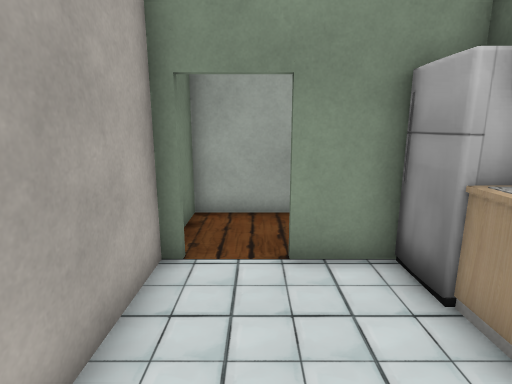
[1] (above)

12 first-person views from a walk through a 3-D level made in the Unity game engine. The camera is 1.5 m above the floor, tilts 12° down and sees 80° across. The floor is counted in squares, 0.6 m on a side. Each view is taken from the middle of a square. On the plan, view 1 faces up. The plan holds only what a view shows up to about 19 squares ahead; the rest is blank. The place goes on beyond the plan. The player is left out. Some surface patterns are stand-ins.

[2]
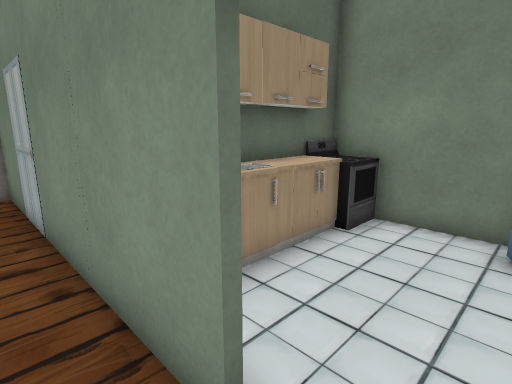

[3]
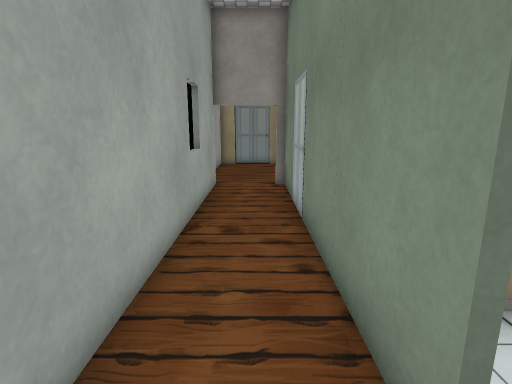

[4]
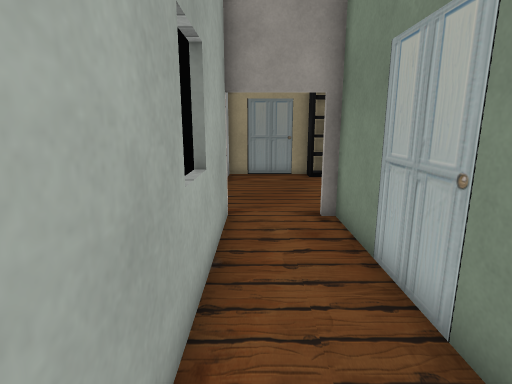

[5]
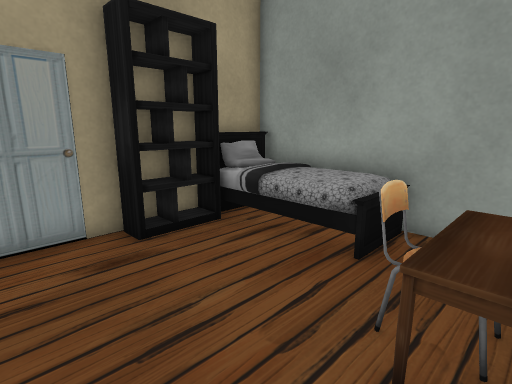

[6]
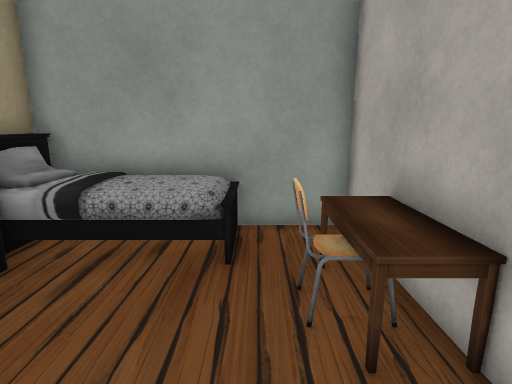

[7]
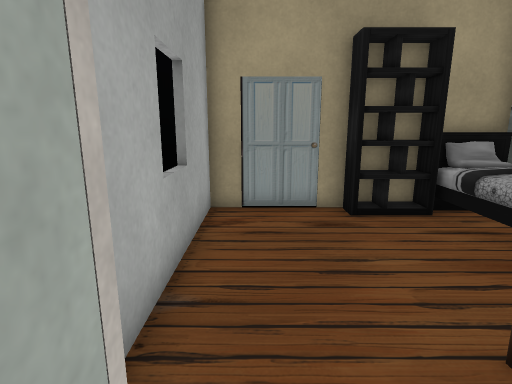

[8]
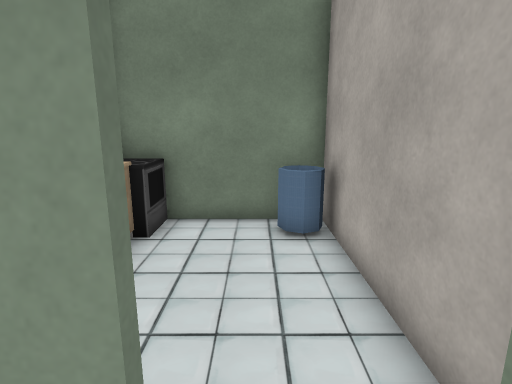

[9]
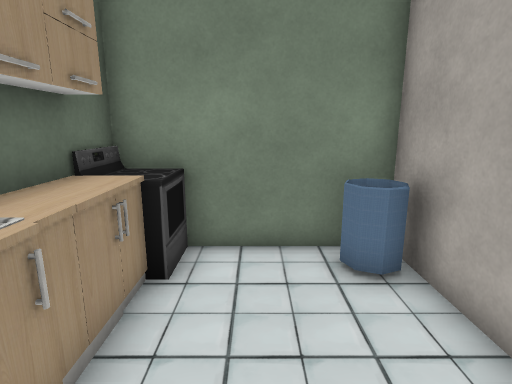

[10]
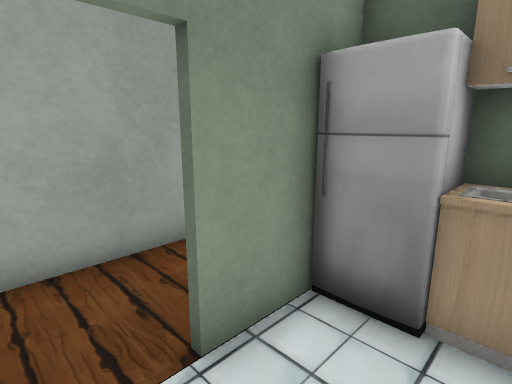

[11]
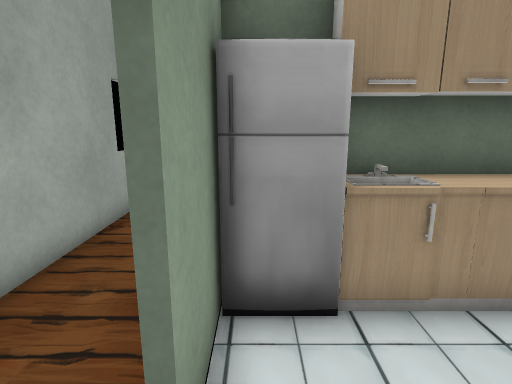

[12]
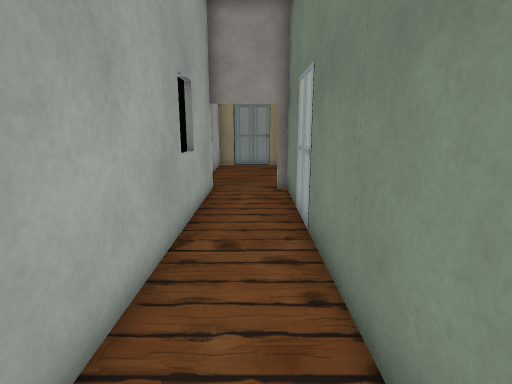

### Floor plan
Ten units are one square. View 1 is at (0, 0); x grows to the right and y downward. Boxes are objects, and circles mark ways between rooms. Rooms are numbered by the first view taken in them; rooms with no view inside come last. Other rooms are left out.
<svg viewBox="-23 -99 233 119">
<path fill="none" stroke="#000" d="M33 -55 6 -55M-18 -55 -18 12 39 12 39 -40M-15 -2 -11 -3 -7 -2 -5 3M-16 2 -15 6 -11 7 -7 5M126 -26 126 -4 204 -4 204 -24M128 -88 -18 -88 -18 -74M204 -30 204 -94 139 -94M6 -57 124 -57"/>
<rect x="15" y="-5" width="20" height="20" fill="#bbb"><title>other object</title></rect>
<rect x="25" y="-15" width="10" height="20" fill="#bbb"><title>table</title></rect>
<rect x="25" y="-35" width="10" height="20" fill="#bbb"><title>table</title></rect>
<rect x="25" y="-55" width="10" height="20" fill="#bbb"><title>fridge</title></rect>
<rect x="125" y="-55" width="20" height="30" fill="#bbb"><title>table</title></rect>
<rect x="135" y="-45" width="10" height="10" fill="#bbb"><title>chair</title></rect>
<rect x="145" y="-35" width="60" height="30" fill="#bbb"><title>bed</title></rect>
<rect x="185" y="-55" width="20" height="20" fill="#bbb"><title>bookshelf</title></rect>
<circle cx="-5" cy="-60" r="3" fill="#2a7"/>
<text x="10" y="-20">1</text>
<text x="130" y="-50">2</text>
</svg>
Room 1 opens to room 2.

Where each view was taken, in squares from view 1:
view 1: 0 up, 0 right, facing up
view 2: 7 up, 1 left, facing down-right
view 3: 7 up, 1 left, facing right
view 4: 8 up, 4 right, facing right
view 5: 8 up, 13 right, facing down-right
view 6: 8 up, 15 right, facing down
view 7: 8 up, 11 right, facing right
view 8: 7 up, 0 right, facing down
view 9: 5 up, 1 right, facing down
view 10: 3 up, 1 left, facing up-right
view 11: 5 up, 1 left, facing right
view 12: 7 up, 0 right, facing right
